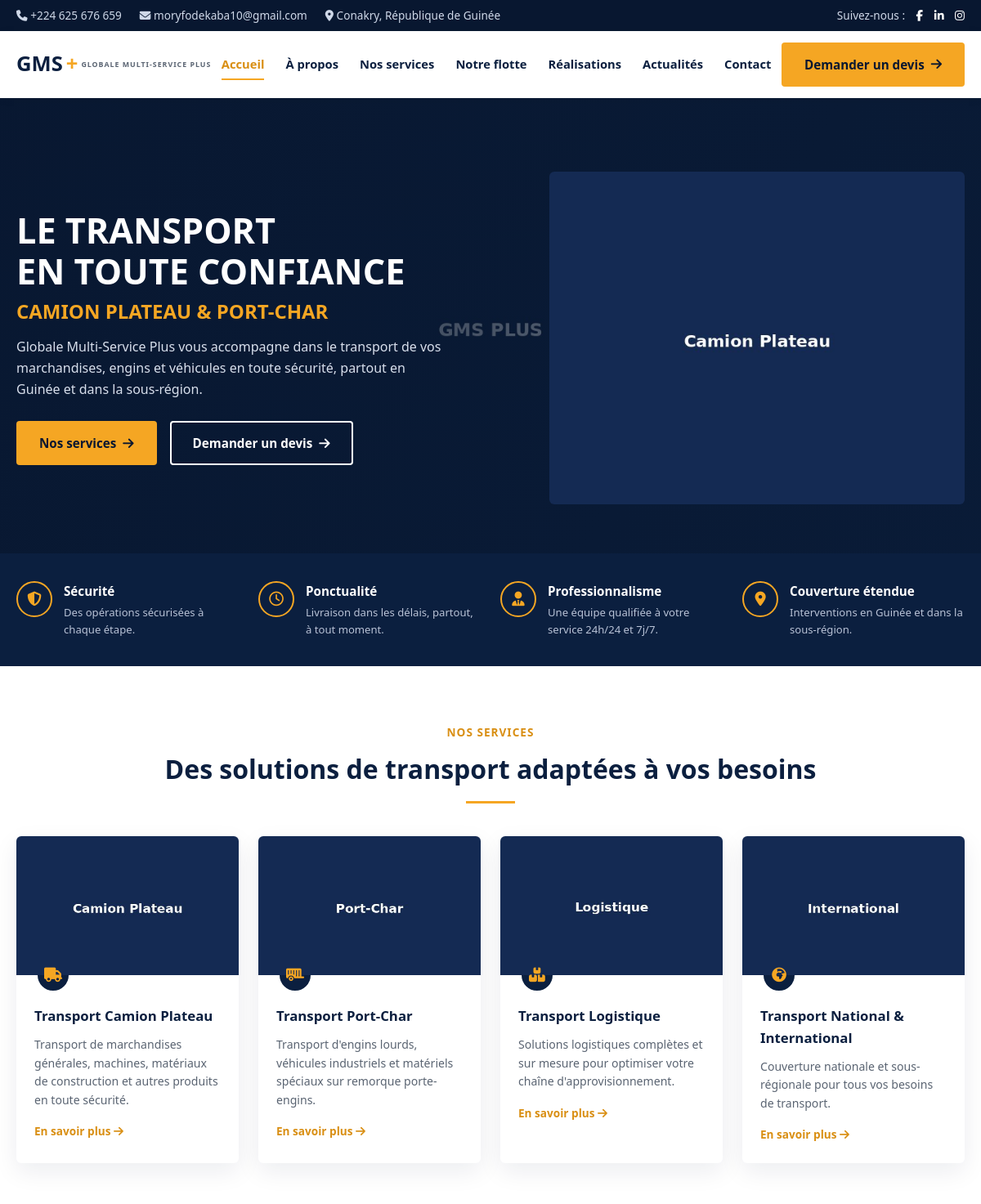
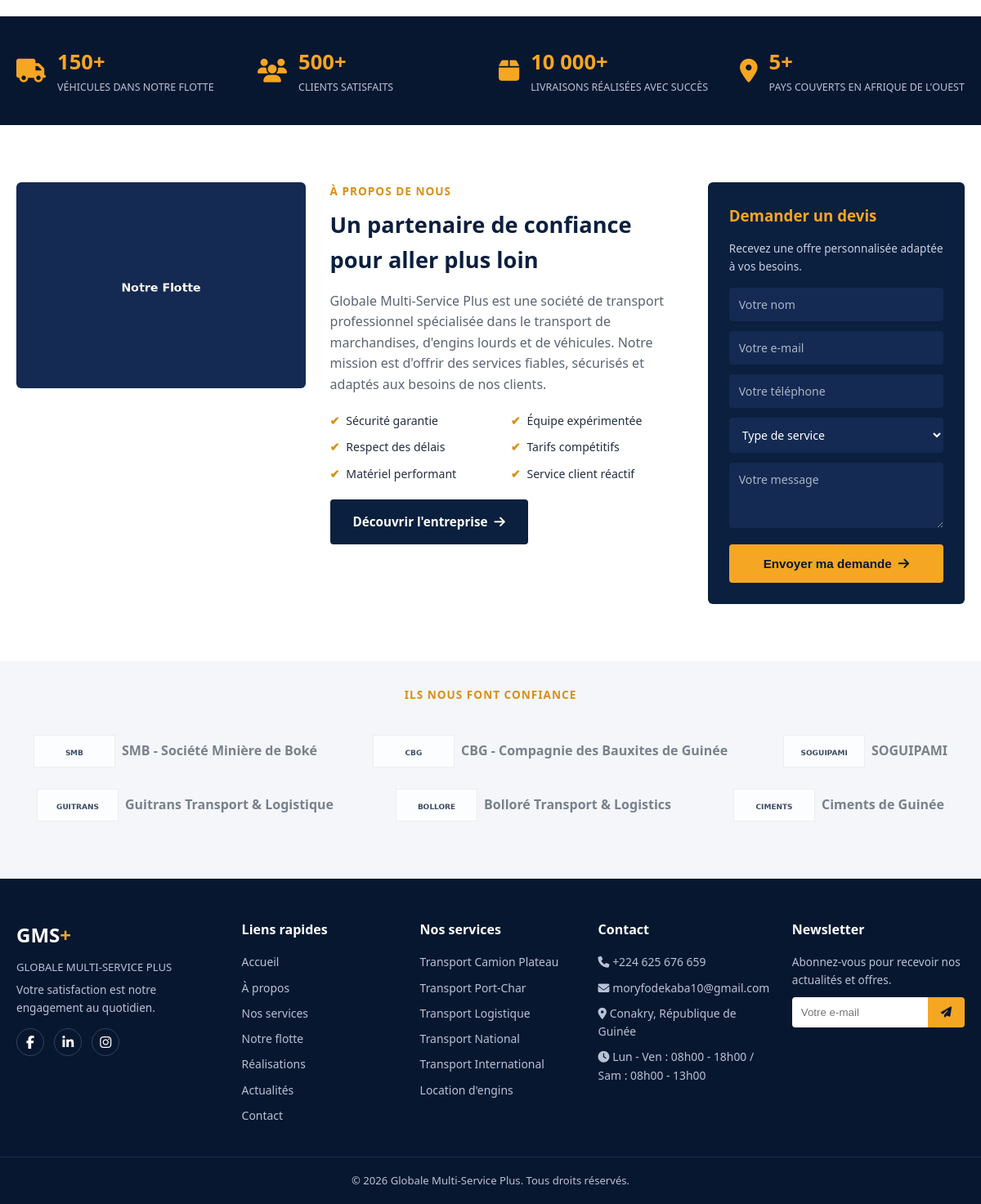
The page / on the database its author committed (2 pictures, top to bottom).
### tables this page shows
CREATE TABLE services (
    id INT AUTO_INCREMENT PRIMARY KEY,
    titre VARCHAR(150) NOT NULL,
    slug VARCHAR(160) NOT NULL UNIQUE,
    description_courte VARCHAR(300),
    description_longue TEXT,
    icone VARCHAR(50) DEFAULT 'fa-truck',
    image VARCHAR(255),
    ordre_affichage INT DEFAULT 0,
    actif TINYINT(1) DEFAULT 1,
    date_creation DATETIME DEFAULT CURRENT_TIMESTAMP
);

CREATE TABLE statistiques (
    id INT AUTO_INCREMENT PRIMARY KEY,
    libelle VARCHAR(150) NOT NULL,
    valeur VARCHAR(50) NOT NULL,
    icone VARCHAR(50) DEFAULT 'fa-truck',
    ordre_affichage INT DEFAULT 0
);

CREATE TABLE partenaires (
    id INT AUTO_INCREMENT PRIMARY KEY,
    nom VARCHAR(150) NOT NULL,
    logo VARCHAR(255),
    ordre_affichage INT DEFAULT 0,
    actif TINYINT(1) DEFAULT 1
);

### config/database.php (called while the page is built, shortened)
<?php
function getDB() {
    static $pdo = null;
    if ($pdo === null) {
        try {
            $pdo = new PDO(
                'mysql:host=' . DB_HOST . ';dbname=' . DB_NAME . ';charset=utf8mb4',
                DB_USER,
                DB_PASS,
                [
                    PDO::ATTR_ERRMODE => PDO::ERRMODE_EXCEPTION,
                    PDO::ATTR_DEFAULT_FETCH_MODE => PDO::FETCH_ASSOC,
                    PDO::ATTR_EMULATE_PREPARES => false,
                ]
            );
        } catch (PDOException $e) {
            die('Erreur de connexion à la base de données. Vérifiez que MySQL est démarré dans XAMPP et que la base "gms_plus" a été importée. Détail : ' . htmlspecialchars($e->getMessage()));
        }
    }
    return $pdo;
}

### includes/functions.php (called while the page is built, shortened)
<?php
require_once __DIR__ . '/../config/database.php';
function e($string) {
    return htmlspecialchars($string ?? '', ENT_QUOTES, 'UTF-8');
}
function getParametre($cle, $defaut = '') {
    static $cache = null;
    if ($cache === null) {
        $stmt = getDB()->query("SELECT cle, valeur FROM parametres_site");
        $cache = [];
        foreach ($stmt->fetchAll() as $row) {
            $cache[$row['cle']] = $row['valeur'];
        }
    }
    return $cache[$cle] ?? $defaut;
}
function getServicesActifs() {
    $stmt = getDB()->query("SELECT * FROM services WHERE actif = 1 ORDER BY ordre_affichage ASC");
    return $stmt->fetchAll();
}
function getPartenaires() {
    return getDB()->query("SELECT * FROM partenaires WHERE actif = 1 ORDER BY ordre_affichage ASC")->fetchAll();
}
function getStatistiques() {
    return getDB()->query("SELECT * FROM statistiques ORDER BY ordre_affichage ASC")->fetchAll();
}

### index.php (the view, shortened to what this page needs)
<?php
require_once __DIR__ . '/includes/functions.php';
$services = getServicesActifs();
$stats = getStatistiques();
$partenaires = getPartenaires();
require __DIR__ . '/includes/header.php';
?>
<section class="hero">
  <div class="container hero-grid">
    <div class="hero-text">
      <h1>LE TRANSPORT<br>EN TOUTE CONFIANCE
        <span class="accent">CAMION PLATEAU &amp; PORT-CHAR</span>
      </h1>
      <p>Globale Multi-Service Plus vous accompagne dans le transport de vos marchandises, engins et véhicules en toute sécurité, partout en Guinée et dans la sous-région.</p>
      <div class="hero-actions">
        <a href="nos-services.php" class="btn btn-gold">Nos services <i class="fa-solid fa-arrow-right"></i></a>
        <a href="contact.php#devis" class="btn btn-outline">Demander un devis <i class="fa-solid fa-arrow-right"></i></a>
      </div>
    </div>
    <div class="hero-image">
      <img src="assets/images/hero-truck.jpg" alt="Camion GMS Plus Astra">
    </div>
  </div>
</section>
<section class="features-bar">
  <div class="container features-grid">
    <div class="feature-item">
      <div class="icon"><i class="fa-solid fa-shield-halved"></i></div>
      <div><h4>Sécurité</h4><p>Des opérations sécurisées à chaque étape.</p></div>
    </div>
    <div class="feature-item">
      <div class="icon"><i class="fa-regular fa-clock"></i></div>
      <div><h4>Ponctualité</h4><p>Livraison dans les délais, partout, à tout moment.</p></div>
    </div>
    <div class="feature-item">
      <div class="icon"><i class="fa-solid fa-user-tie"></i></div>
      <div><h4>Professionnalisme</h4><p>Une équipe qualifiée à votre service 24h/24 et 7j/7.</p></div>
    </div>
    <div class="feature-item">
      <div class="icon"><i class="fa-solid fa-location-dot"></i></div>
      <div><h4>Couverture étendue</h4><p>Interventions en Guinée et dans la sous-région.</p></div>
    </div>
  </div>
</section>
<section class="section">
  <div class="container">
    <p class="section-tag">Nos services</p>
    <h2 class="section-title">Des solutions de transport adaptées à vos besoins</h2>
    <div class="section-underline"></div>
    <div class="services-grid">
      <?php foreach ($services as $s): ?>
      <div class="service-card">
        <img src="<?= e($s['image']) ?>" alt="<?= e($s['titre']) ?>" onerror="this.src='assets/images/placeholder.jpg'">
        <div class="body">
          <div class="service-icon"><i class="fa-solid <?= e($s['icone']) ?>"></i></div>
          <h3><?= e($s['titre']) ?></h3>
          <p><?= e($s['description_courte']) ?></p>
          <a class="link" href="nos-services.php#<?= e($s['slug']) ?>">En savoir plus <i class="fa-solid fa-arrow-right"></i></a>
        </div>
      </div>
      <?php endforeach; ?>
    </div>
  </div>
</section>
<section class="stats-bar">
  <div class="container stats-grid">
    <?php foreach ($stats as $st): ?>
    <div class="stat-item">
      <i class="fa-solid <?= e($st['icone']) ?> icon"></i>
      <div>
        <div class="value"><?= e($st['valeur']) ?></div>
        <div class="label"><?= e($st['libelle']) ?></div>
      </div>
    </div>
    <?php endforeach; ?>
  </div>
</section>
<section class="section">
  <div class="container about-devis-grid">
    <div>
      <img src="assets/images/about-trucks.jpg" alt="Flotte GMS Plus">
    </div>
    <div>
      <p class="section-tag" style="text-align:left;">À propos de nous</p>
      <h2 style="color:var(--navy); font-size:1.7rem; font-weight:800;">Un partenaire de confiance pour aller plus loin</h2>
      <p style="color:var(--gray-text); margin:16px 0;">Globale Multi-Service Plus est une société de transport professionnel spécialisée dans le transport de marchandises, d'engins lourds et de véhicules. Notre mission est d'offrir des services fiables, sécurisés et adaptés aux besoins de nos clients.</p>
      <ul class="check-list">
        <li>Sécurité garantie</li>
        <li>Équipe expérimentée</li>
        <li>Respect des délais</li>
        <li>Tarifs compétitifs</li>
        <li>Matériel performant</li>
        <li>Service client réactif</li>
      </ul>
      <a href="a-propos.php" class="btn btn-navy">Découvrir l'entreprise <i class="fa-solid fa-arrow-right"></i></a>
    </div>
    <div class="devis-box" id="devis">
      <h3>Demander un devis</h3>
      <p style="font-size:.85rem; color:#c7d0e2; margin-bottom:16px;">Recevez une offre personnalisée adaptée à vos besoins.</p>
      <form id="devisForm">
        <input type="text" name="nom" placeholder="Votre nom" required>
        <input type="email" name="email" placeholder="Votre e-mail" required>
        <input type="tel" name="telephone" placeholder="Votre téléphone" required>
        <select name="type_service" required>
          <option value="">Type de service</option>
        </select>
        <textarea name="message" placeholder="Votre message"></textarea>
        <button type="submit" class="btn btn-gold btn-block">Envoyer ma demande <i class="fa-solid fa-arrow-right"></i></button>
      </form>
    </div>
  </div>
</section>
<section class="section bg-light" style="padding-top:30px; padding-bottom:40px;">
  <div class="container">
    <p class="section-tag">Ils nous font confiance</p>
    <div class="partners-strip">
      <?php foreach ($partenaires as $p): ?>
      <div class="partner">
        <img src="<?= e($p['logo']) ?>" alt="<?= e($p['nom']) ?>" onerror="this.style.display='none'">
        <span><?= e($p['nom']) ?></span>
      </div>
      <?php endforeach; ?>
    </div>
  </div>
</section>
<?php require __DIR__ . '/includes/footer.php'; ?>

### includes/header.php (shortened to what this page needs)
<?php
require_once __DIR__ . '/functions.php';
$currentPage = basename($_SERVER['PHP_SELF']);
?>
<!DOCTYPE html>
<html lang="fr">
<head>
<link rel="stylesheet" href="https://cdnjs.cloudflare.com/ajax/libs/font-awesome/6.5.1/css/all.min.css">
<link rel="stylesheet" href="assets/css/style.css">
</head>
<body>
<div class="topbar">
  <div class="container">
    <div class="topbar-left">
      <a href="tel:<?= e(str_replace(' ', '', getParametre('telephone'))) ?>"><i class="fa-solid fa-phone"></i> <?= e(getParametre('telephone')) ?></a>
      <a href="mailto:<?= e(getParametre('email')) ?>"><i class="fa-solid fa-envelope"></i> <?= e(getParametre('email')) ?></a>
      <span><i class="fa-solid fa-location-dot"></i> <?= e(getParametre('adresse')) ?></span>
    </div>
    <div class="social">
      Suivez-nous :
      <a href="<?= e(getParametre('facebook','#')) ?>"><i class="fa-brands fa-facebook-f"></i></a>
      <a href="<?= e(getParametre('linkedin','#')) ?>"><i class="fa-brands fa-linkedin-in"></i></a>
      <a href="<?= e(getParametre('instagram','#')) ?>"><i class="fa-brands fa-instagram"></i></a>
    </div>
  </div>
</div>
<header class="main-header">
  <div class="container nav-wrap">
    <a href="index.php" class="logo">
      GMS<span class="plus">+</span>
      <span class="logo-sub">GLOBALE MULTI-SERVICE PLUS</span>
    </a>
    <nav class="main-nav">
      <ul>
        <li><a href="index.php" class="<?= $currentPage=='index.php'?'active':'' ?>">Accueil</a></li>
        <li><a href="a-propos.php" class="<?= $currentPage=='a-propos.php'?'active':'' ?>">À propos</a></li>
        <li><a href="nos-services.php" class="<?= $currentPage=='nos-services.php'?'active':'' ?>">Nos services</a></li>
        <li><a href="notre-flotte.php" class="<?= $currentPage=='notre-flotte.php'?'active':'' ?>">Notre flotte</a></li>
        <li><a href="realisations.php" class="<?= $currentPage=='realisations.php'?'active':'' ?>">Réalisations</a></li>
        <li><a href="actualites.php" class="<?= $currentPage=='actualites.php'?'active':'' ?>">Actualités</a></li>
        <li><a href="contact.php" class="<?= $currentPage=='contact.php'?'active':'' ?>">Contact</a></li>
      </ul>
    </nav>
    <div class="nav-actions">
      <a href="contact.php#devis" class="btn btn-gold btn-gold-header">Demander un devis <i class="fa-solid fa-arrow-right"></i></a>
    </div>
  </div>
</header>

### includes/footer.php (shortened to what this page needs)
<footer>
  <div class="container footer-grid">
    <div>
      <div class="footer-logo">GMS<span style="color:var(--gold)">+</span></div>
      <p style="font-size:.82rem; margin-bottom:6px;">GLOBALE MULTI-SERVICE PLUS</p>
      <p style="font-size:.85rem;">Votre satisfaction est notre engagement au quotidien.</p>
      <div class="footer-social">
        <a href="<?= e(getParametre('facebook','#')) ?>"><i class="fa-brands fa-facebook-f"></i></a>
        <a href="<?= e(getParametre('linkedin','#')) ?>"><i class="fa-brands fa-linkedin-in"></i></a>
        <a href="<?= e(getParametre('instagram','#')) ?>"><i class="fa-brands fa-instagram"></i></a>
      </div>
    </div>
    <div>
      <h4>Liens rapides</h4>
      <ul>
        <li><a href="index.php">Accueil</a></li>
        <li><a href="a-propos.php">À propos</a></li>
        <li><a href="nos-services.php">Nos services</a></li>
        <li><a href="notre-flotte.php">Notre flotte</a></li>
        <li><a href="realisations.php">Réalisations</a></li>
        <li><a href="actualites.php">Actualités</a></li>
        <li><a href="contact.php">Contact</a></li>
      </ul>
    </div>
    <div>
      <h4>Nos services</h4>
      <ul>
        <li><a href="nos-services.php#transport-camion-plateau">Transport Camion Plateau</a></li>
        <li><a href="nos-services.php#transport-port-char">Transport Port-Char</a></li>
        <li><a href="nos-services.php#transport-logistique">Transport Logistique</a></li>
        <li><a href="nos-services.php#transport-national-international">Transport National</a></li>
        <li><a href="nos-services.php#transport-national-international">Transport International</a></li>
        <li><a href="notre-flotte.php">Location d'engins</a></li>
      </ul>
    </div>
    <div>
      <h4>Contact</h4>
      <ul>
        <li><i class="fa-solid fa-phone"></i> <?= e(getParametre('telephone')) ?></li>
        <li><i class="fa-solid fa-envelope"></i> <?= e(getParametre('email')) ?></li>
        <li><i class="fa-solid fa-location-dot"></i> <?= e(getParametre('adresse')) ?></li>
        <li><i class="fa-solid fa-clock"></i> <?= e(getParametre('horaires')) ?></li>
      </ul>
    </div>
    <div>
      <h4>Newsletter</h4>
      <p style="font-size:.85rem;">Abonnez-vous pour recevoir nos actualités et offres.</p>
      <form class="newsletterForm footer-newsletter">
        <div class="footer-newsletter-form">
          <input type="email" name="email" placeholder="Votre e-mail" required>
          <button type="submit"><i class="fa-solid fa-paper-plane"></i></button>
        </div>
      </form>
    </div>
  </div>
  <div class="footer-bottom">
    &copy; <?= date('Y') ?> Globale Multi-Service Plus. Tous droits réservés.
  </div>
</footer>
</body>
</html>

### rows shown on the page
services: image (picture), titre "Transport Camion Plateau", description_courte "Transport de marchandises générales, machines, matériaux de construction et autres produits en toute sécurité."
services: image (picture), titre "Transport Port-Char", description_courte "Transport d'engins lourds, véhicules industriels et matériels spéciaux sur remorque porte-engins."
services: image (picture), titre "Transport Logistique", description_courte "Solutions logistiques complètes et sur mesure pour optimiser votre chaîne d'approvisionnement."
services: image (picture), titre "Transport National & International", description_courte "Couverture nationale et sous-régionale pour tous vos besoins de transport."
statistiques: valeur "150+", libelle "VÉHICULES DANS NOTRE FLOTTE"
statistiques: valeur "500+", libelle "CLIENTS SATISFAITS"
statistiques: valeur "10 000+", libelle "LIVRAISONS RÉALISÉES AVEC SUCCÈS"
statistiques: valeur "5+", libelle "PAYS COUVERTS EN AFRIQUE DE L'OUEST"
partenaires: logo (picture), nom "SMB - Société Minière de Boké"
partenaires: logo (picture), nom "CBG - Compagnie des Bauxites de Guinée"
partenaires: logo (picture), nom "SOGUIPAMI"
partenaires: logo (picture), nom "Guitrans Transport & Logistique"
partenaires: logo (picture), nom "Bolloré Transport & Logistics"
partenaires: logo (picture), nom "Ciments de Guinée"

### other values the page prints
getParametre('telephone') "+224 625 676 659"
getParametre('email') "moryfodekaba10@gmail.com"
getParametre('adresse') "Conakry, République de Guinée"
getParametre('horaires') "Lun - Ven : 08h00 - 18h00 / Sam : 08h00 - 13h00"
